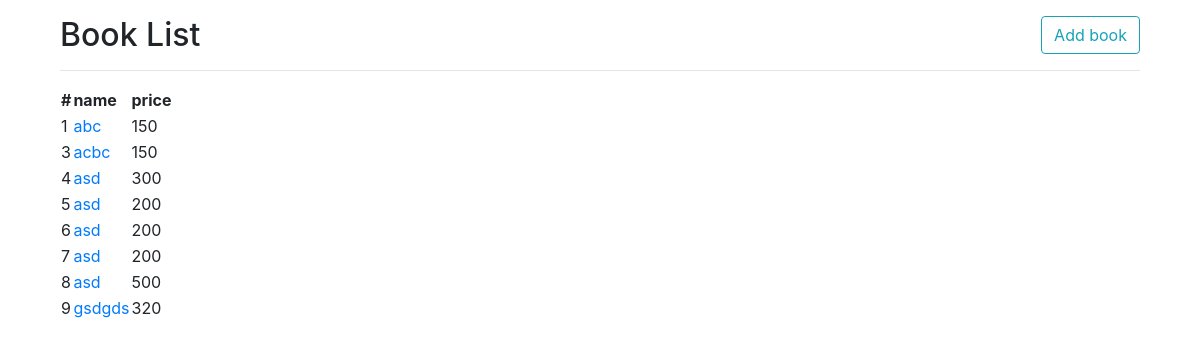
/books/, run on an earlier commit of the app's database.
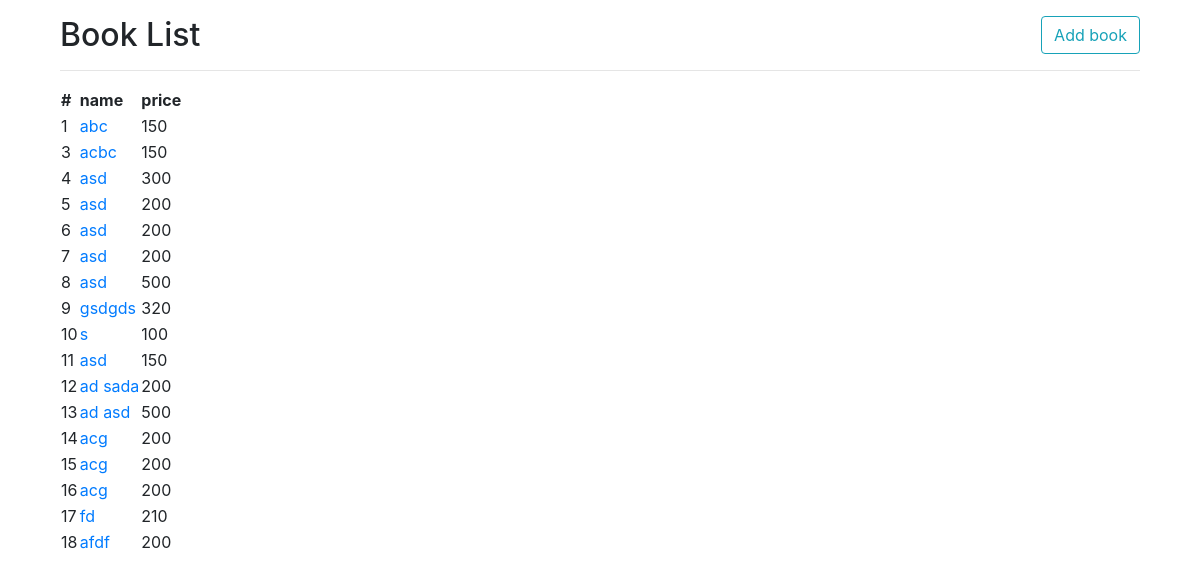
And on a later commit of the database.
### book/models.py (models this page shows, shortened)
class Book(models.Model):
    name = models.CharField('書名', max_length = 20)
    price = models.PositiveIntegerField('價格')
    introduction = models.TextField('簡介')

### book/views.py (the view)
# urls.py: path("", views.index, name = "index"),
def index(request):
    books = Book.objects.all()
    return render(request, "books/index.html",{'books': books})

### templates/books/index.html
{% extends 'layout.html' %}
{% block main %}
<div class="rol">
 <div class="col">
<a href="{% url 'books:add' %}" class="btn btn-outline-info float-right">Add book</a>
 <h2>Book List</h2>
   <hr>
    <table>
      <thead>
        <tr>
            <th>#</th>
            <th>name</th>
            <th>price</th>
        </tr>
      </thead>
      <tbody>
        {% for book in books %}
        <tr>
            <td>{{ book.id }}</td>
            <td><a href="{% url 'books:show' book.id %}">{{book.name}}</a></td>
            <td>{{book.price}}</td>
        </tr>
        {% empty %}
        <tr>
          <td colspan ="3" class = "text-center">No books!!!</td>
        </tr>
        {% endfor %}
      </tbody>
    </table>
{% endblock %}

What changed in the data, as far as the page shows it:
added Book: id "10", name "s", price "100"
added Book: id "11", name "asd", price "150"
added Book: id "12", name "ad sada", price "200"
added Book: id "13", name "ad asd", price "500"
added Book: id "14", name "acg", price "200"
added Book: id "15", name "acg", price "200"
added Book: id "16", name "acg", price "200"
added Book: id "17", name "fd", price "210"
added Book: id "18", name "afdf", price "200"
